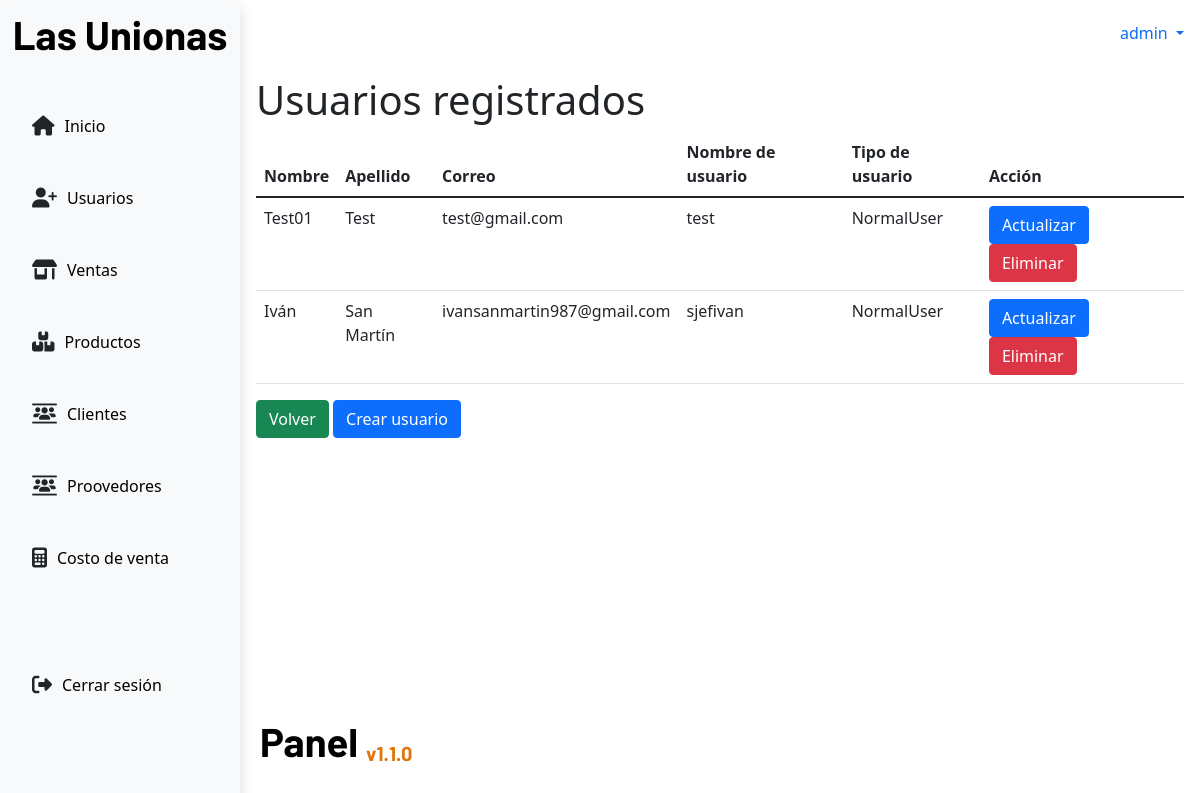
Page /users/ (signed in) on the earlier database version.
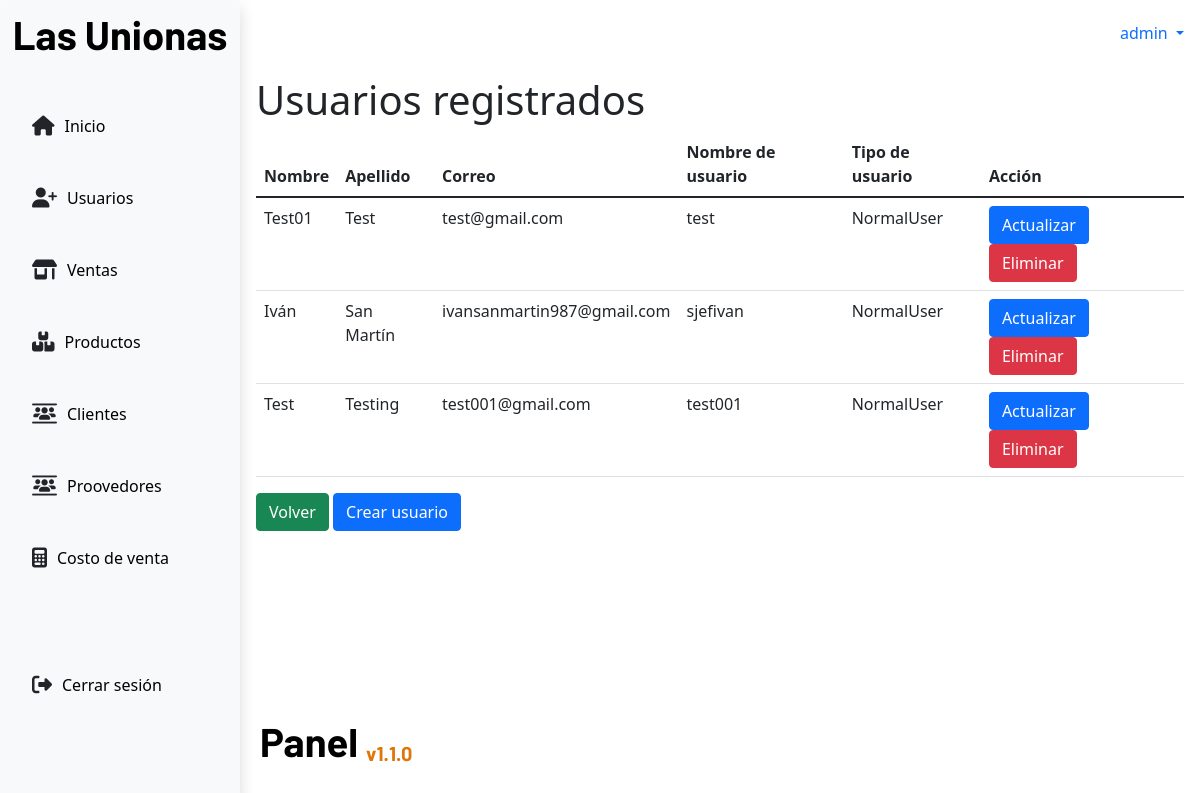
Same page on the later database version.
### app/models.py (models this page shows, shortened)
class UserCollaborator(models.Model):
    name = models.CharField(max_length=50,null=False)
    lastname = models.CharField(max_length=50,null=False)
    email = models.EmailField(max_length=100,null=False)
    username = models.CharField(max_length=50,null=False)
    password = models.BinaryField(max_length=150,null=False)
    role = models.CharField(
        max_length=20,
        choices=Roles.choices,
        default=Roles.NORMAL_USER
    )

### app/views.py (the view)
# urls.py: path('users/',views.usersTable,name='usersTable'),
def usersTable(request):
    role = request.session.get("role")
    if role == "Admin":
        if request.method == 'GET':
            users = UserCollaborator.objects.all()
            return render(request,'users/usersTable.html',{'users':users})
    else:
        return redirect("/")

### app/context_processors.py (called while the page is built)
def get_username(request):
    username = request.session.get('username', None)
    return {
        "username": username
    }

def get_role(request):
    role = request.session.get("role")
    return {
        "role": role
    }

def get_low_stock(request):
    low_stock = request.session.get("low_stock")
    return {
        "low_stock": low_stock
    }

### app/templates/users/usersTable.html
{% extends 'base.html' %}
{% block content %}
<div>
    <h1>Usuarios registrados</h1>
</div>
<div>
    <table class="table">
        <thead>
            <tr>
                <th>Nombre</th>
                <th>Apellido</th>
                <th>Correo</th>
                <th>Nombre de usuario</th>
                <th>Tipo de usuario</th>
                <th>Acción</th>
            </tr>
        </thead>
        <tbody>
            {%for user in users%}
            <tr>
                <td>{{user.name}}</td>
                <td>{{user.lastname}}</td>
                <td>{{user.email}}</td>
                <td>{{user.username}}</td>
                <td>{{user.role}}</td>
                <td>
                    <a class="btn btn-primary" href="{%url 'updateUser' user.id%}">Actualizar</a>
                    <a class="btn btn-danger" href="{%url 'deleteUser' user.id%}">Eliminar</a>
                </td>
            </tr>
            {%endfor%}
        </tbody>
    </table>
</div>
<div>
    <a class="btn btn-success" href="{% url 'home'%}">Volver</a>
    <a class="btn btn-primary" href="{% url 'createUser'%}">Crear usuario</a>
</div>
{% endblock content %}

Differences in the rows shown:
added UserCollaborator: name "Test", lastname "Testing", email "test001@gmail.com", username "test001", role "NormalUser"
